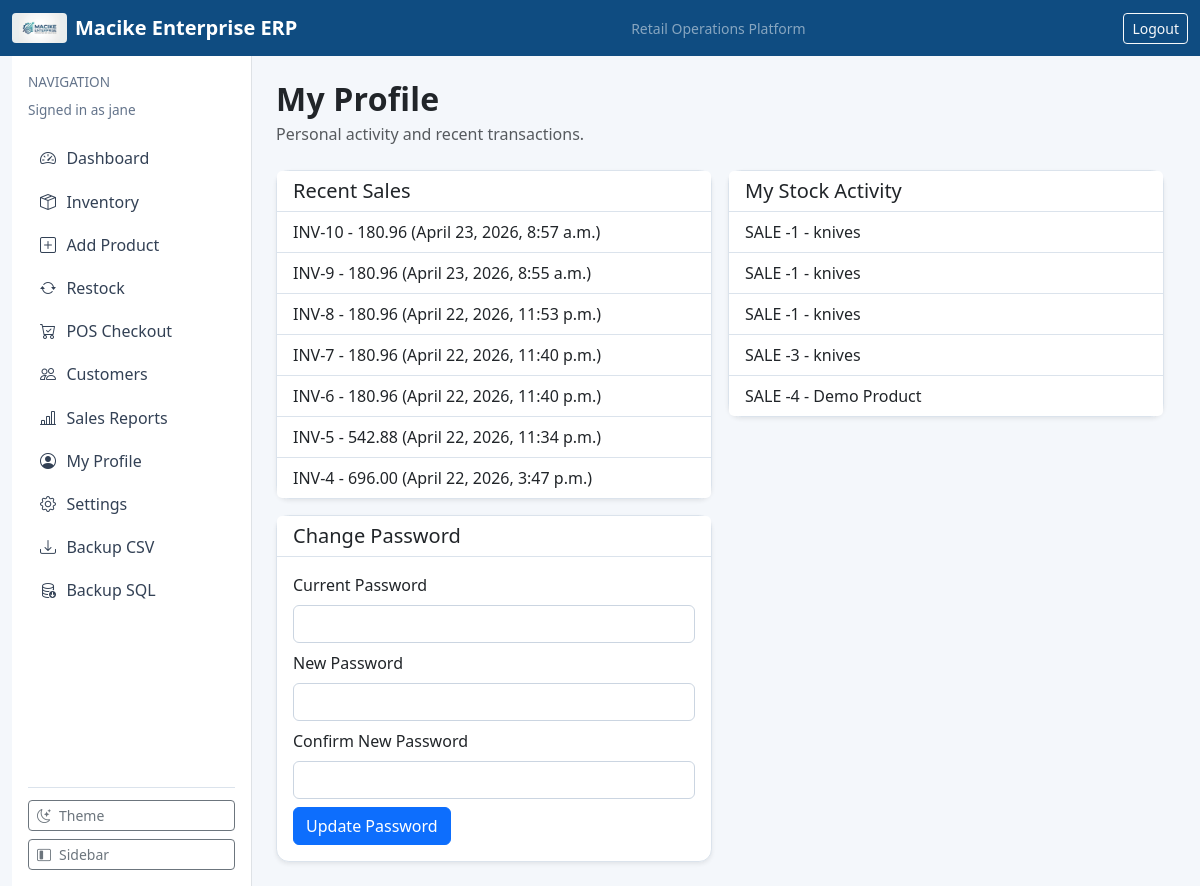
Page /profile/ (signed in) on the committed database.
### dashboard/models.py (models this page shows, shortened)
class AppSettings(models.Model):
    class ThemeChoice(models.TextChoices):
        LIGHT = "light", "Light"
        DARK = "dark", "Dark"
        SYSTEM = "system", "System"
    business_name = models.CharField(max_length=120, default="Macike Enterprise")
    logo_url = models.CharField(max_length=255, blank=True, help_text="Set a web/static path e.g. /static/img/macike-logo.png")
    business_address = models.CharField(max_length=255, blank=True, default="Mombasa, Kenya")
    business_phone = models.CharField(max_length=40, blank=True, default="")
    business_email = models.EmailField(blank=True, default="")
    currency_code = models.CharField(max_length=10, default="KES")
    vat_rate = models.DecimalField(max_digits=5, decimal_places=2, default=16.00)
    invoice_terms = models.CharField(max_length=255, default="Pay via M-Pesa. Payment due within 5 days.")
    receipt_footer = models.CharField(max_length=255, default="Thank you for shopping with Macike Enterprise.")
    theme = models.CharField(max_length=10, choices=ThemeChoice.choices, default=ThemeChoice.LIGHT)
    compact_mode = models.BooleanField(default=False)
    default_payment_method = models.CharField(max_length=20, default="CASH")
    require_phone_for_mpesa = models.BooleanField(default=True)
    auto_open_receipt = models.BooleanField(default=True)
    updated_at = models.DateTimeField(auto_now=True)
    @classmethod
    def get_solo(cls):
        obj, _ = cls.objects.get_or_create(pk=1)
        return obj

### accounts/models.py (models this page shows, shortened)
class CustomUser(AbstractUser):
    class Roles(models.TextChoices):
        ADMIN = "ADMIN", "Administrator"
        MANAGER = "MANAGER", "Manager"
        CASHIER = "CASHIER", "Cashier"
        AUDITOR = "AUDITOR", "Auditor"
    role = models.CharField(max_length=20, choices=Roles.choices, default=Roles.CASHIER)
    phone_number = models.CharField(max_length=15, blank=True, null=True)

### sales/models.py (models this page shows, shortened)
class SalesInvoice(models.Model):
    class Status(models.TextChoices):
        PENDING_PAYMENT = "PENDING_PAYMENT", "Pending Payment"
        PAID = "PAID", "Paid"
        FAILED = "FAILED", "Failed"
    class PaymentMethod(models.TextChoices):
        CASH = "CASH", "Cash"
        MPESA = "MPESA", "M-Pesa"
        CARD = "CARD", "Card"
    cashier = models.ForeignKey(settings.AUTH_USER_MODEL, on_delete=models.PROTECT, related_name="invoices")
    customer = models.ForeignKey(Customer, on_delete=models.SET_NULL, null=True, blank=True, related_name="invoices")
    customer_name = models.CharField(max_length=100, default="")
    discount_amount = models.DecimalField(
        max_digits=12,
        decimal_places=2,
        default=0,
        help_text="Absolute discount applied before VAT (from line subtotal).",
    )
    discount_percent = models.DecimalField(
        max_digits=7,
        decimal_places=2,
        null=True,
        blank=True,
        help_text="Percent snapshot at checkout (for display/audit).",
    )
    total_amount = models.DecimalField(max_digits=12, decimal_places=2, default=0)
    tax_amount = models.DecimalField(max_digits=12, decimal_places=2, default=0)
    payment_method = models.CharField(max_length=20, choices=PaymentMethod.choices, default=PaymentMethod.CASH)
    status = models.CharField(max_length=20, choices=Status.choices, default=Status.PAID)
    due_date = models.DateField(default=timezone.localdate)
    timestamp = models.DateTimeField(auto_now_add=True)
    class Meta:
        ordering = ["-timestamp"]

### inventory/models.py (models this page shows, shortened)
class StockAuditLog(models.Model):
    class ActionType(models.TextChoices):
        RESTOCK = "RESTOCK", "Restock"
        SALE = "SALE", "Sale"
        RETURN = "RETURN", "Return"
        DAMAGE = "DAMAGE", "Damage"
    product = models.ForeignKey(Product, on_delete=models.PROTECT, related_name="audit_logs")
    user = models.ForeignKey(settings.AUTH_USER_MODEL, on_delete=models.PROTECT, related_name="stock_actions")
    action_type = models.CharField(max_length=10, choices=ActionType.choices)
    quantity_changed = models.IntegerField()
    remarks = models.TextField(blank=True)
    timestamp = models.DateTimeField(auto_now_add=True)
    class Meta:
        ordering = ["-timestamp"]

class Product(models.Model):
    category = models.ForeignKey(ProductCategory, on_delete=models.PROTECT, related_name="products")
    supplier = models.ForeignKey(Supplier, on_delete=models.SET_NULL, blank=True, null=True, related_name="products")
    name = models.CharField(max_length=200)
    sku = models.CharField(max_length=50, unique=True)
    cost_price = models.DecimalField(max_digits=10, decimal_places=2, validators=[MinValueValidator(0)])
    selling_price = models.DecimalField(max_digits=10, decimal_places=2, validators=[MinValueValidator(0)])
    quantity = models.PositiveIntegerField(default=0)
    reorder_level = models.PositiveIntegerField(default=10)

### accounts/views.py (the view)
# urls.py: path("profile/", profile_view, name="profile"),
@login_required
def profile_view(request):
    pwd_form = ProfilePasswordChangeForm(request.POST or None, user=request.user)
    if request.method == "POST" and pwd_form.is_valid():
        request.user.set_password(pwd_form.cleaned_data["new_password"])
        request.user.save(update_fields=["password"])
        messages.success(request, "Password updated successfully. Please log in again.")
        return redirect("logout")
    recent_invoices = SalesInvoice.objects.filter(cashier=request.user)[:10]
    recent_activity = StockAuditLog.objects.filter(user=request.user)[:10]
    return render(
        request,
        "accounts/profile.html",
        {"recent_invoices": recent_invoices, "recent_activity": recent_activity, "pwd_form": pwd_form},
    )

### accounts/forms.py (shortened to what this page needs)
class ProfilePasswordChangeForm(forms.Form):
    current_password = forms.CharField(widget=forms.PasswordInput, label="Current Password")
    new_password = forms.CharField(widget=forms.PasswordInput, label="New Password")
    confirm_new_password = forms.CharField(widget=forms.PasswordInput, label="Confirm New Password")
    def __init__(self, *args, user=None, **kwargs):
        super().__init__(*args, **kwargs)
        self.user = user
        for field in self.fields.values():
            field.widget.attrs["class"] = "form-control"

### dashboard/context_processors.py (called while the page is built)
def app_settings(request):
    return {"app_settings": AppSettings.get_solo()}

### templates/accounts/profile.html (shortened to what this page needs)
{% extends "base.html" %}
{% block content %}
<div class="d-flex justify-content-between align-items-center mb-4">
    <div>
        <h2 class="section-title mb-1">My Profile</h2>
        <p class="text-muted mb-0">Personal activity and recent transactions.</p>
    </div>
</div>
<div class="row g-3">
    <div class="col-md-6">
        <div class="card shadow-sm">
            <div class="card-header"><h5 class="mb-0">Recent Sales</h5></div>
            <ul class="list-group list-group-flush">
                {% for inv in recent_invoices %}
                    <li class="list-group-item">INV-{{ inv.id }} - {{ inv.total_amount }} ({{ inv.timestamp }})</li>
                {% empty %}
                    <li class="list-group-item">No sales yet.</li>
                {% endfor %}
            </ul>
        </div>
    </div>
    <div class="col-md-6">
        <div class="card shadow-sm">
            <div class="card-header"><h5 class="mb-0">My Stock Activity</h5></div>
            <ul class="list-group list-group-flush">
                {% for log in recent_activity %}
                    <li class="list-group-item">{{ log.action_type }} {{ log.quantity_changed }} - {{ log.product.name }}</li>
                {% empty %}
                    <li class="list-group-item">No stock actions yet.</li>
                {% endfor %}
            </ul>
        </div>
    </div>
    <div class="col-md-6">
        <div class="card shadow-sm">
            <div class="card-header"><h5 class="mb-0">Change Password</h5></div>
            <div class="card-body">
                <form method="post" class="row g-2">
                    {% for field in pwd_form %}
                    <div class="col-12">
                        <label class="form-label">{{ field.label }}</label>
                        {{ field }}
                    </div>
                    {% endfor %}
                    <div class="col-12">
                        <button type="submit" class="btn btn-primary">Update Password</button>
                    </div>
                </form>
            </div>
        </div>
    </div>
</div>
{% endblock %}

### templates/base.html (shortened to what this page needs)
<!doctype html>
<html lang="en">
<head>
    <link href="https://cdn.jsdelivr.net/npm/bootstrap@5.3.3/dist/css/bootstrap.min.css" rel="stylesheet">
    <link href="https://cdn.jsdelivr.net/npm/bootstrap-icons@1.11.3/font/bootstrap-icons.css" rel="stylesheet">
</head>
<body class="{% if app_settings.theme == 'dark' %}theme-dark{% endif %}{% if app_settings.compact_mode %} compact{% endif %}">
    <nav class="navbar navbar-expand-lg navbar-dark" style="background: var(--brand-primary);">
        <div class="container-fluid">
            <a class="navbar-brand fw-semibold d-flex align-items-center gap-2" href="/">
                {% if app_settings.logo_url %}
                    <img src="{{ app_settings.logo_url }}" alt="Business Logo" style="height: 30px; width: auto; border-radius: 4px;">
                {% endif %}
                <span>{{ app_settings.business_name }} ERP</span>
            </a>
            <span class="text-white-50 small d-none d-md-inline">Retail Operations Platform</span>
            {% if user.is_authenticated %}
                <form method="post" action="/logout/" class="d-inline">
                    <button class="btn btn-outline-light btn-sm" type="submit">Logout</button>
                </form>
            {% endif %}
        </div>
    </nav>
    <main class="container-fluid app-shell">
        <div class="row g-0">
            {% if user.is_authenticated %}
            <aside class="sidebar-col p-3 border-end bg-white d-flex flex-column">
                <div>
                    <p class="text-uppercase app-subtitle mb-2 sidebar-caption">Navigation</p>
                    <p class="app-subtitle sidebar-role mb-3">Signed in as {{ user.username }}</p>
                </div>
                <div class="flex-grow-1">
                    <a class="sidebar-link" href="/" title="Dashboard"><i class="bi bi-speedometer2"></i><span class="link-text">Dashboard</span></a>
                    <a class="sidebar-link" href="/inventory/" title="Inventory"><i class="bi bi-box-seam"></i><span class="link-text">Inventory</span></a>
                    <a class="sidebar-link" href="/inventory/new/" title="Add Product"><i class="bi bi-plus-square"></i><span class="link-text">Add Product</span></a>
                    <a class="sidebar-link" href="/inventory/restock/" title="Restock"><i class="bi bi-arrow-repeat"></i><span class="link-text">Restock</span></a>
                    <a class="sidebar-link" href="/sales/pos/" title="POS Checkout"><i class="bi bi-cart-check"></i><span class="link-text">POS Checkout</span></a>
                    <a class="sidebar-link" href="/sales/customers/" title="Customers"><i class="bi bi-people"></i><span class="link-text">Customers</span></a>
                    <a class="sidebar-link" href="/sales/report/" title="Sales Reports"><i class="bi bi-bar-chart-line"></i><span class="link-text">Sales Reports</span></a>
                    <a class="sidebar-link" href="/profile/" title="My Profile"><i class="bi bi-person-circle"></i><span class="link-text">My Profile</span></a>
                    <a class="sidebar-link" href="/settings/" title="Settings"><i class="bi bi-gear"></i><span class="link-text">Settings</span></a>
                    <a class="sidebar-link" href="/backup/export/csv/" title="Backup CSV"><i class="bi bi-download"></i><span class="link-text">Backup CSV</span></a>
                    <a class="sidebar-link" href="/backup/export/csv/?format=sql" title="Backup SQL"><i class="bi bi-database-down"></i><span class="link-text">Backup SQL</span></a>
                </div>
                <div class="sidebar-footer d-grid gap-2">
                    <button id="themeToggle" class="btn btn-outline-secondary btn-sm sidebar-control-btn" type="button" title="Toggle light/dark theme">
                        <i id="themeToggleIcon" class="bi bi-moon-stars"></i><span class="link-text">Theme</span>
                    </button>
                    <button id="sidebarToggle" class="btn btn-outline-secondary btn-sm sidebar-control-btn" type="button" title="Toggle sidebar">
                        <i class="bi bi-layout-sidebar-inset"></i><span class="link-text">Sidebar</span>
                    </button>
                </div>
            </aside>
            <section class="content-col p-4">
            {% else %}
            <section class="col-12 p-4">
            {% endif %}
                {% block content %}{% endblock %}
            </section>
        </div>
    </main>
</body>
</html>

### templates/base.html (style rules this page uses)
:root { --brand-primary: #0f4c81; --brand-accent: #1f9d8b; --brand-bg: #f4f7fb; }
body { background: var(--brand-bg); }
.app-shell { min-height: calc(100vh - 56px); }
.app-shell .sidebar-col { width: 240px; transition: width 0.28s ease; overflow: hidden; }
.app-shell .content-col { width: calc(100% - 240px); transition: width 0.28s ease; }
.card { border: 1px solid #dbe3ec; border-radius: 0.8rem; box-shadow: 0 1px 3px rgba(15, 23, 42, 0.06); }
.card-header { background: #fff; border-bottom: 1px solid #dbe3ec; }
.list-group-item { border-color: #dbe3ec; }
.form-control, .form-select { border: 1px solid #cbd5e1; box-shadow: none; }
.section-title { font-weight: 700; letter-spacing: 0.2px; }
.sidebar-link { color: #334155; text-decoration: none; padding: 0.6rem 0.75rem; border-radius: 0.5rem; display: flex; align-items: center; gap: 0.65rem; white-space: nowrap; }
.sidebar-link i { width: 1rem; text-align: center; font-size: 1rem; }
.sidebar-link .link-text { transition: opacity 0.2s ease; }
.app-subtitle { font-size: 0.85rem; color: #64748b; }
.sidebar-footer { border-top: 1px solid #dbe3ec; padding-top: 0.75rem; margin-top: auto; }
.sidebar-control-btn { width: 100%; display: flex; align-items: center; gap: 0.5rem; justify-content: flex-start; }

### rows in the picture
AppSettings: logo_url (picture), business_name "Macike Enterprise"
CustomUser: username "jane"
SalesInvoice: id "10", total_amount "180.96", timestamp "April 23, 2026, 8:57 a.m."
SalesInvoice: id "9", total_amount "180.96", timestamp "April 23, 2026, 8:55 a.m."
SalesInvoice: id "8", total_amount "180.96", timestamp "April 22, 2026, 11:53 p.m."
SalesInvoice: id "7", total_amount "180.96", timestamp "April 22, 2026, 11:40 p.m."
SalesInvoice: id "6", total_amount "180.96", timestamp "April 22, 2026, 11:40 p.m."
SalesInvoice: id "5", total_amount "542.88", timestamp "April 22, 2026, 11:34 p.m."
SalesInvoice: id "4", total_amount "696.00", timestamp "April 22, 2026, 3:47 p.m."
StockAuditLog: action_type "SALE", quantity_changed "-1", product.name "knives"
StockAuditLog: action_type "SALE", quantity_changed "-1", product.name "knives"
StockAuditLog: action_type "SALE", quantity_changed "-1", product.name "knives"
StockAuditLog: action_type "SALE", quantity_changed "-3", product.name "knives"
StockAuditLog: action_type "SALE", quantity_changed "-4", product.name "Demo Product"

### other values in the picture
{{ field.label }} "Current Password" "New Password" "Confirm New Password"
